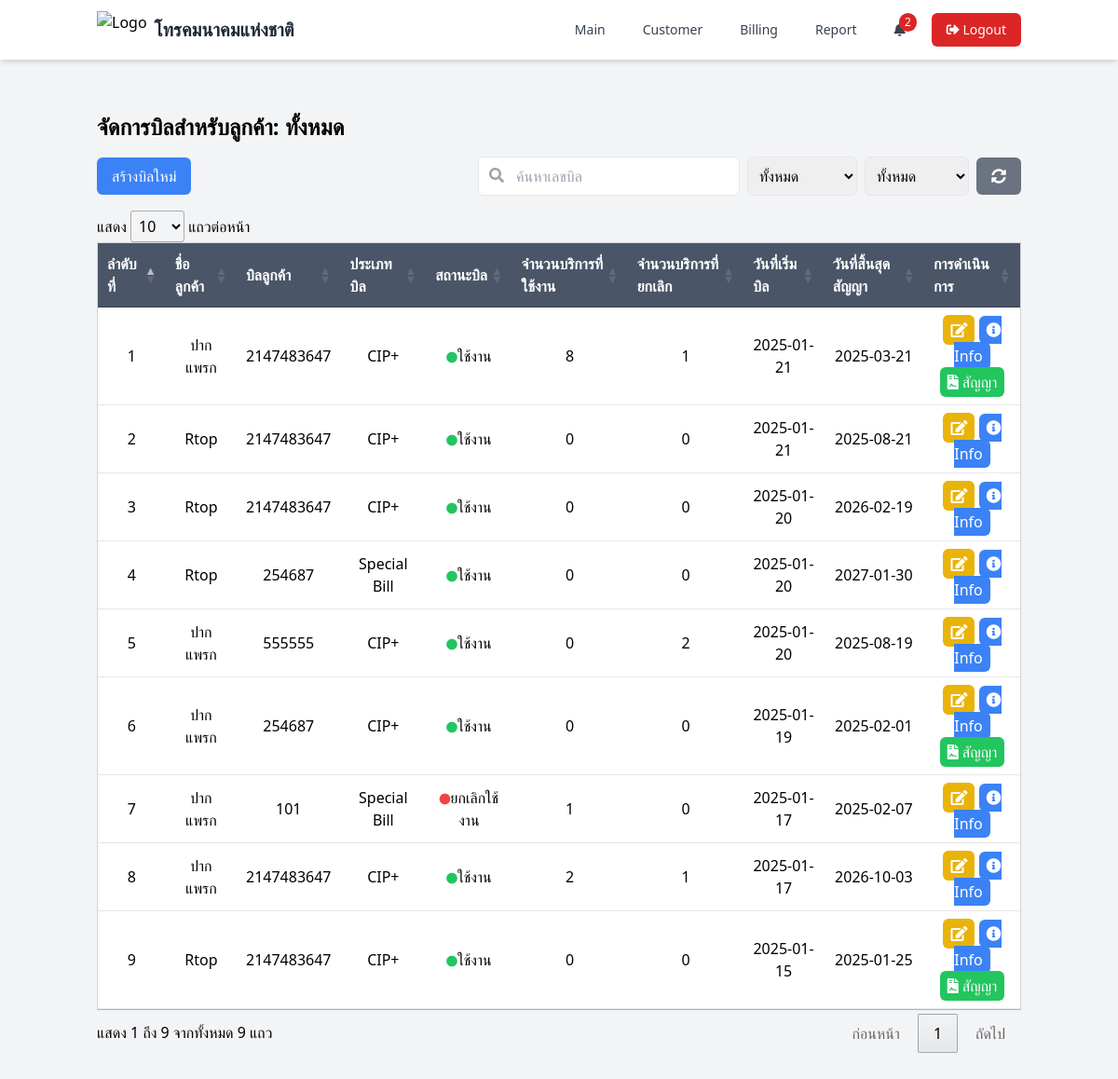
The page /page/bill.php (signed in) on the database as committed earlier.
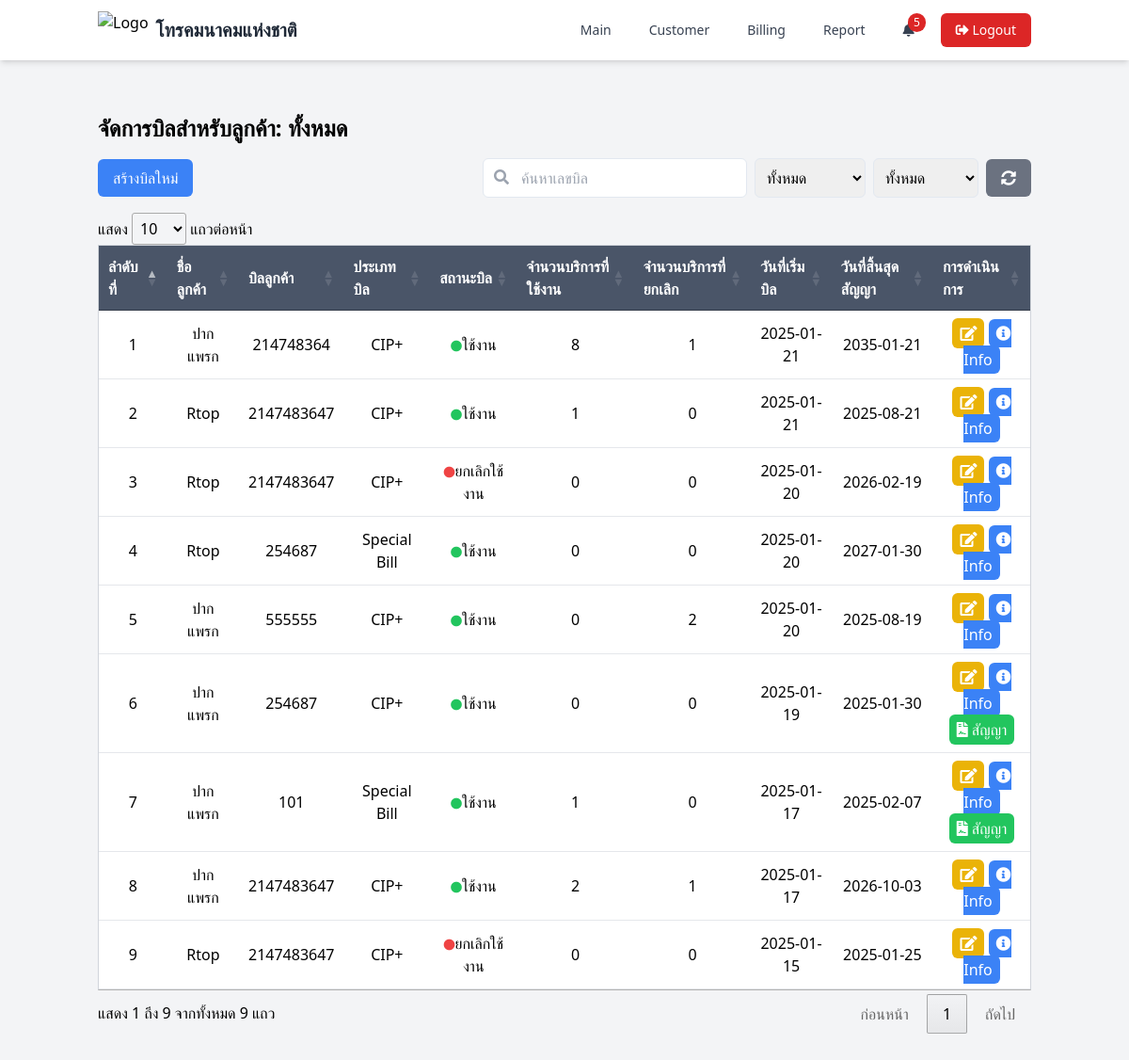
The same page on the database as committed later.
### tables this page shows
CREATE TABLE `bill_customer` (
  `id_bill` int(11) NOT NULL,
  `number_bill` int(15) DEFAULT NULL,
  `type_bill` enum('CIP+','Special Bill','Nt1') DEFAULT NULL,
  `status_bill` enum('ใช้งาน','ยกเลิกใช้งาน') DEFAULT NULL,
  `id_customer` int(11) DEFAULT NULL,
  `create_at` date DEFAULT NULL,
  `update_at` date DEFAULT NULL,
  `date_count` int(11) DEFAULT NULL,
  `end_date` date DEFAULT NULL,
  `contact_count` int(11) DEFAULT 0,
  `contact_status` enum('ยังไม่ได้เลือก','ต่อสัญญา','ยกเลิกสัญญา') DEFAULT 'ยังไม่ได้เลือก'
);

CREATE TABLE `customers` (
  `id_customer` int(11) NOT NULL,
  `name_customer` varchar(100) DEFAULT NULL,
  `type_customer` enum('อบต','อบจ','เทศบาล','โรงแรม') DEFAULT NULL,
  `phone_customer` varchar(50) DEFAULT NULL,
  `status_customer` enum('ใช้งาน','ไม่ได้ใช้งาน') DEFAULT NULL,
  `id_address` int(11) DEFAULT NULL,
  `create_at` datetime DEFAULT NULL,
  `update_at` datetime DEFAULT NULL
);

### page/bill.php (the view, shortened to what this page needs)
<?php
require_once '../function/functions.php';
$id_customer = isset($_GET['id_customer']) ? intval($_GET['id_customer']) : 0;
$customer_name = '';
$sql = "SELECT
            c.name_customer AS customer_name,
            b.id_bill,
            b.number_bill AS bill_number,
            b.type_bill AS bill_type,
            b.status_bill AS bill_status,
            b.create_at AS bill_start_date,
            b.end_date AS end_date,
            b.contact_status as contact_status,
            SUM(CASE WHEN s.status_service = 'ใช้งาน' THEN 1 ELSE 0 END) AS active_services,
            SUM(CASE WHEN s.status_service = 'ยกเลิก' THEN 1 ELSE 0 END) AS canceled_services
        FROM bill_customer b
        JOIN customers c ON b.id_customer = c.id_customer
        LEFT JOIN service_customer s ON b.id_bill = s.id_bill
        WHERE 1=1";
$sql .= " GROUP BY b.id_bill ORDER BY b.create_at DESC";
$stmt = $conn->prepare($sql);
$stmt->execute();
$result = $stmt->get_result();
$bills = $result->fetch_all(MYSQLI_ASSOC);
?>
<!DOCTYPE html>
<html lang="en">
<head>
    <script src="https://cdn.tailwindcss.com"></script>
    <link rel="stylesheet" href="https://cdnjs.cloudflare.com/ajax/libs/font-awesome/5.15.4/css/all.min.css">
    <link rel="stylesheet" type="text/css" href="https://cdn.datatables.net/1.11.5/css/jquery.dataTables.css">
</head>
<body class="bg-gray-100">
    <?php include './components/navbar.php'; ?>
        <div class="mt-6">
            <div class="container mx-auto px-4 py-8">
            <h1 class="text-2xl font-bold mb-4">จัดการบิลสำหรับลูกค้า: <?= $id_customer > 0 ? htmlspecialchars($customer_name) : 'ทั้งหมด' ?></h1>
                <div class="flex justify-between items-center mb-4">
                    <button onclick="openCreateBillModal()" class="bg-blue-500 text-white px-4 py-2 rounded-md">สร้างบิลใหม่</button>
                    <div class="flex items-center">
                        <div class="relative">
                            <input type="text" id="searchNumberBill" placeholder="ค้นหาเลขบิล" class="border p-2 rounded-md pl-10 mr-2">
                            <i class="fas fa-search absolute left-3 top-3 text-gray-400"></i>
                        </div>
                        <select id="filterTypeBill" class="p-2 border rounded-md mr-2">
                            <option value="">ทั้งหมด</option>
                        </select>
                        <select id="filterStatusBill" class="p-2 border rounded-md mr-2">
                            <option value="">ทั้งหมด</option>
                        </select>
                        <button onclick="resetFilters()" class="bg-gray-500 text-white px-4 py-2 rounded-md"> <i class="fas fa-sync-alt"></i></button>
                    </div>
                </div>
            <table id="billTable" class="min-w-full bg-white border border-gray-300">
                <thead>
                    <tr>
                        <th class="py-2 px-4 border-b">ลำดับที่</th>
                        <th class="py-2 px-4 border-b">ชื่อลูกค้า</th>
                        <th class="py-2 px-4 border-b">บิลลูกค้า</th>
                        <th class="py-2 px-4 border-b">ประเภทบิล</th>
                        <th class="py-2 px-4 border-b">สถานะบิล</th>
                        <th class="py-2 px-4 border-b">จำนวนบริการที่ใช้งาน</th>
                        <th class="py-2 px-4 border-b">จำนวนบริการที่ยกเลิก</th>
                        <th class="py-2 px-4 border-b">วันที่เริ่มบิล</th>
                        <th class="py-2 px-4 border-b">วันที่สิ้นสุดสัญญา</th>
                        <th class="py-2 px-4 border-b">การดำเนินการ</th>
                    </tr>
                </thead>
                <tbody>
                    <?php if (!empty($bills)): ?>
                        <?php $counter = 1; ?>
                        <?php foreach ($bills as $bill): ?>
                            <tr>
                                <td class="py-2 px-4 border-b text-center"><?php echo $counter; ?></td>
                                <td class="py-2 px-4 border-b text-center"><?php echo htmlspecialchars($bill['customer_name']); ?></td>
                                <td class="py-2 px-4 border-b text-center"><?php echo htmlspecialchars($bill['bill_number']); ?></td>
                                <td class="py-2 px-4 border-b text-center"><?php echo htmlspecialchars($bill['bill_type']); ?></td>
                                <td class="py-2 px-4 border-b text-center">
                                    <?php if ($bill['bill_status'] === 'ใช้งาน'): ?>
                                        <i class="fas fa-circle text-green-500"></i><?= $bill['bill_status'] ?>
                                    <?php else: ?>
                                        <i class="fas fa-circle text-red-500"></i><?= $bill['bill_status'] ?>
                                    <?php endif; ?>
                                </td>
                                <td class="py-2 px-4 border-b text-center"><?php echo $bill['active_services']; ?></td>
                                <td class="py-2 px-4 border-b text-center"><?php echo $bill['canceled_services']; ?></td>
                                <td class="py-2 px-4 border-b text-center"><?php echo htmlspecialchars($bill['bill_start_date']); ?></td>
                                <td class="py-2 px-4 border-b text-center"><?php echo htmlspecialchars($bill['end_date']); ?></td>
                                <td class="py-2 px-4 border-b text-center">
                                    <button onclick="openEditBillModal(<?php echo $bill['id_bill']; ?>)" class="bg-yellow-500 text-white px-2 py-1 rounded-md">
                                        <i class="fas fa-edit"></i>
                                    </button>
                                    <a href="service_bill.php?id_bill=<?php echo $bill['id_bill']; ?>" class="bg-blue-500 text-white px-2 py-1 rounded-md">
                                        <i class="fas fa-info-circle"></i> Info
                                    </a>
                                    <div>
                                        <?php
                                        $end_date = new DateTime($bill['end_date']);
                                        $current_date = new DateTime();
                                        $interval = $current_date->diff($end_date);
                                        $days_left = $interval->days;
                                        if ($days_left < 60 && $bill['contact_status'] !== 'ยกเลิกสัญญา' && $bill['bill_status'] !== 'ยกเลิกใช้งาน') {
                                            echo '<button onclick="openContractModal(' . $bill['id_bill'] . ')" class="bg-green-500 text-white px-2 py-1 rounded-md"><i class="fas fa-file-contract"></i> สัญญา</button>';
                                        }
                                        ?>
                                    </div>
                                </td>
                            </tr>
                            <?php $counter++; ?>
                        <?php endforeach; ?>
                    <?php else: ?>
                        <tr>
                            <td colspan="10" class="py-2 px-4 border-b text-center">ไม่มีข้อมูลบิล</td>
                        </tr>
                    <?php endif; ?>
                </tbody>
            </table>
        </div>
    </div>
</body>
</html>

### page/components/navbar.php (shortened to what this page needs)
<?php
require_once '../function/functions.php';
$user_id = $_SESSION['user_id'] ?? null;
$sql_notifications = "SELECT
        n.id_notifications,
        n.message,
        n.created_at,
        n.is_read,
        n.task_id,
        n.id_bill,
        COALESCE(bc.number_bill, '') as number_bill,
        COALESCE(c.name_customer, '') as name_customer,
        COALESCE(c.id_customer, '') as id_customer,
        COALESCE(t.name_task, '') as name_task,
        COALESCE(t.start_date, '') as start_date,
        COALESCE(bc.end_date, '') as end_date  # Added this line
    FROM notifications n
    LEFT JOIN bill_customer bc ON n.id_bill = bc.id_bill
    LEFT JOIN customers c ON bc.id_customer = c.id_customer
    LEFT JOIN task t ON n.task_id = t.id_task
    WHERE n.id_user = ? AND n.is_read = 0
    ORDER BY n.created_at DESC";
$stmt_notifications = $conn->prepare($sql_notifications);
$stmt_notifications->bind_param("i", $user_id);
$stmt_notifications->execute();
$notifications = $stmt_notifications->get_result()->fetch_all(MYSQLI_ASSOC);
$near_expiry_count = count($notifications);
?>
<nav class="bg-white shadow-md sticky-nav">
    <div class="container mx-auto px-4">
        <div class="flex justify-between items-center h-16">
            <div class="flex items-center">
                <img src="https://lh5.googleusercontent.com/proxy/dFSvkaJ3s6GRq3Idd5YLpPVIKmOewgsaR0OrEg0-yXWnQO-HME3H4Yg8kRtfKPwD0UiIsObjAobdvx3bicht"
                    alt="Logo"
                    class="h-10 w-auto">
                <a href="#" class="ml-2 text-xl font-semibold text-gray-800">โทรคมนาคมแห่งชาติ</a>
            </div>
            <div class="hidden md:flex items-center space-x-4">
                <a href="index.php" class="text-gray-700 hover:text-blue-600 px-3 py-2 rounded-md text-sm font-medium transition duration-300">Main</a>
                <a href="customer.php" class="text-gray-700 hover:text-blue-600 px-3 py-2 rounded-md text-sm font-medium transition duration-300">Customer</a>
                <a href="bill.php" class="text-gray-700 hover:text-blue-600 px-3 py-2 rounded-md text-sm font-medium transition duration-300">Billing</a>
                <a href="report.php" class="text-gray-700 hover:text-blue-600 px-3 py-2 rounded-md text-sm font-medium transition duration-300">Report</a>
                <div class="relative">
                    <div class="text-gray-700 hover:text-blue-600 px-3 py-2 rounded-md text-sm font-medium transition duration-300 relative cursor-pointer">
                        <i class="fas fa-bell"></i>
                        <?php if ($near_expiry_count > 0): ?>
                            <span class="absolute top-0 right-0 bg-red-600 text-white text-xs rounded-full px-1.5 py-0.5"><?= $near_expiry_count ?></span>
                        <?php endif; ?>
                    </div>
                </div>
                <a href="logout.php" class="bg-red-600 hover:bg-red-700 text-white px-4 py-2 rounded-md text-sm font-medium transition duration-300">
                    <i class="fas fa-sign-out-alt"></i> Logout
                </a>
            </div>
        </div>
    </div>
</nav>

### page/bill.php (style rules this page uses)
.border { border: 1px solid #e2e8f0; }
.rounded-md { border-radius: 0.375rem; }
#billTable thead th { background-color: #4a5568; color: white; }
#billTable tbody tr { background-color: rgb(255, 255, 255); }
.fa-circle { font-size: 12px; }

### page/components/navbar.php (style rules this page uses)
.sticky-nav { position: sticky; top: 0; z-index: 1000; }

Rows that differ between the two databases and show on the page:
changed bill_customer (number 1 of 9 on the later page): number_bill "2147483647" → "214748364"; end_date "2025-03-21" → "2035-01-21"; no longer shows "สัญญา"
computed for bill_customer (number 2 of 9 on the later page): active_services "0" → "1"
changed bill_customer (number 3 of 9 on the later page): status_bill "ใช้งาน" → "ยกเลิกใช้งาน"
changed bill_customer (number 6 of 9 on the later page): end_date "2025-02-01" → "2025-01-30"
changed bill_customer (number 7 of 9 on the later page): status_bill "ยกเลิกใช้งาน" → "ใช้งาน"
changed bill_customer (number 9 of 9 on the later page): status_bill "ใช้งาน" → "ยกเลิกใช้งาน"
Other text that changed with them:
$near_expiry_count: "2" → "5"
